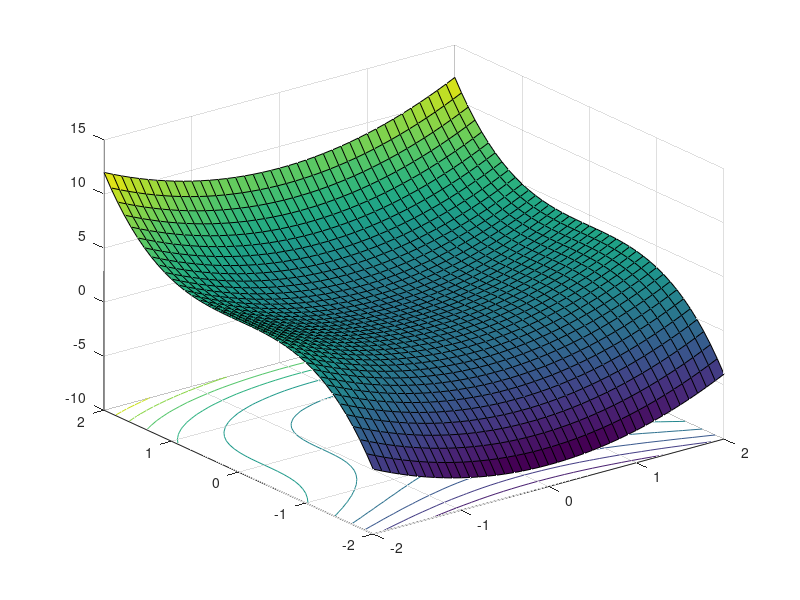

MATLAB code for this plot:
% 用meshc(x, y, z) / surfc(x, y, z)绘制具有基本等高线的网格图
[x, y] = meshgrid(-2: 0.1: 2);
z = x.^2 + y.^3;
% meshc(x, y, z);
surfc(x, y, z);
